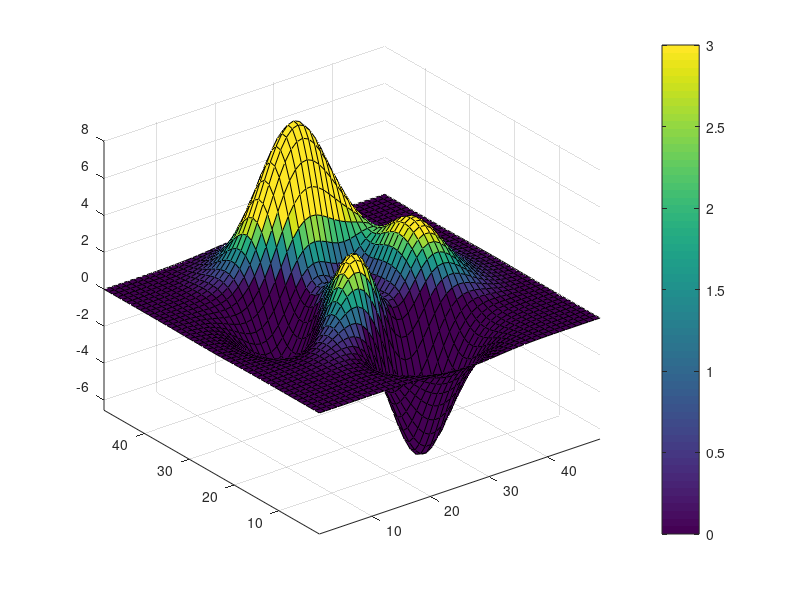

This chart was generated by the following MATLAB code: (Note: this script raises an error after producing the figure.)
%% |cbarrow| documentation
% The |cbarrow| function places triangle-shaped endmembers on colorbars to
% indicate that data values exist beyond the extents of the values shown in
% the colorbar.  
% 
% This function works by creating a set of axes atop the current figure and 
% placing patch objects on the new axes.  Thus, editing a figure after
% calling |cbarrow| may cause some glitches.  Therefore, it is recommended to call
% |cbarrow| last when creating plots. 
% 
%% Syntax 
% 
%  cbarrow
%  cbarrow(Direction) 
%  cbarrow('delete')
%  h = cbarrow(...)
% 
%% Description
% 
% |cbarrow| places triangle-shaped endmembers on both ends of the current
% colorbar. 
% 
% |cbarrow(Direction)| specifies a single direction to place a colorbar end
% arrow.  |Direction| can be |'up'|, |'down'|, |'right'|, or |'left'|. 
% 
% |cbarrow('delete')| deletes previously-created |cbarrow| objects. 
% 
% |h = cbarrow(...)| returns a handle of the axes on which |cbarrow|
% objects are created.  
% 
%% Example 1: Both directions
% Consider this plot of sample data: 

surf(peaks)
axis tight
colorbar

%% 
% The _z_ range of the |peaks| data goes from about -6.55 to 8.08. By
% default, the extents of the colorbar are set to the range of the _z_
% data.  We can see this when we type 

caxis 

%% 
% Perhaps you want to see nuance in processes that occur in the range of 0
% to 3.  To do this, we'd typically set the range of the color axis
% accordingly like this: 

caxis([0 3]) 

%% 
% However, now the colorbar indicates that all bright yellow data points have a
% value of exactly 3, all dark blue data points have a value of exactly 0,
% and no data extends beyond these limits.  To indicate to viewers that in
% fact some data do extend beyond the 0 to 3 limits, place little arrows
% at the ends of the colorbar with: 

cbarrow

%% 
close % closes Example 1
%% Example 2: One direction
% This one's for all you _One Direction_ fans out there. Let's do something
% similar to Example 1.  We'll start with the |peaks| data and set the colormap
% using Stephen Cobeldick's |brewermap| function (available on the Mathworks File 
% Exchange site).  The colormap will diverge about zero, but only values on
% the positive end of the colorbar will be clipped when we set the color
% axis from -7 to 7. Therefore, it only makes sense to place an arrow on the right-hand
% side of the colorbar: 

surf(peaks) 
axis tight
colorbar('southoutside') 
colormap(brewermap(256,'*RdBu'))
caxis([-7 7]) 
cbarrow('right') 

%% Known issues 
% This function only works once per figure.  If you have multiple subplots,
% you can only use it once, and you'll have to call |cbarrow| last.  Also, 
% editing plots after calling |cbarrow| can sometimes be a bit glitchy. 

%% Author Info
% The |newcolorbar| function was written by <http://www.chadagreene.com Chad
% A. Greene> of the University of Texas at Austin's Institute for
% Geophysics (UTIG), August 2015. 

